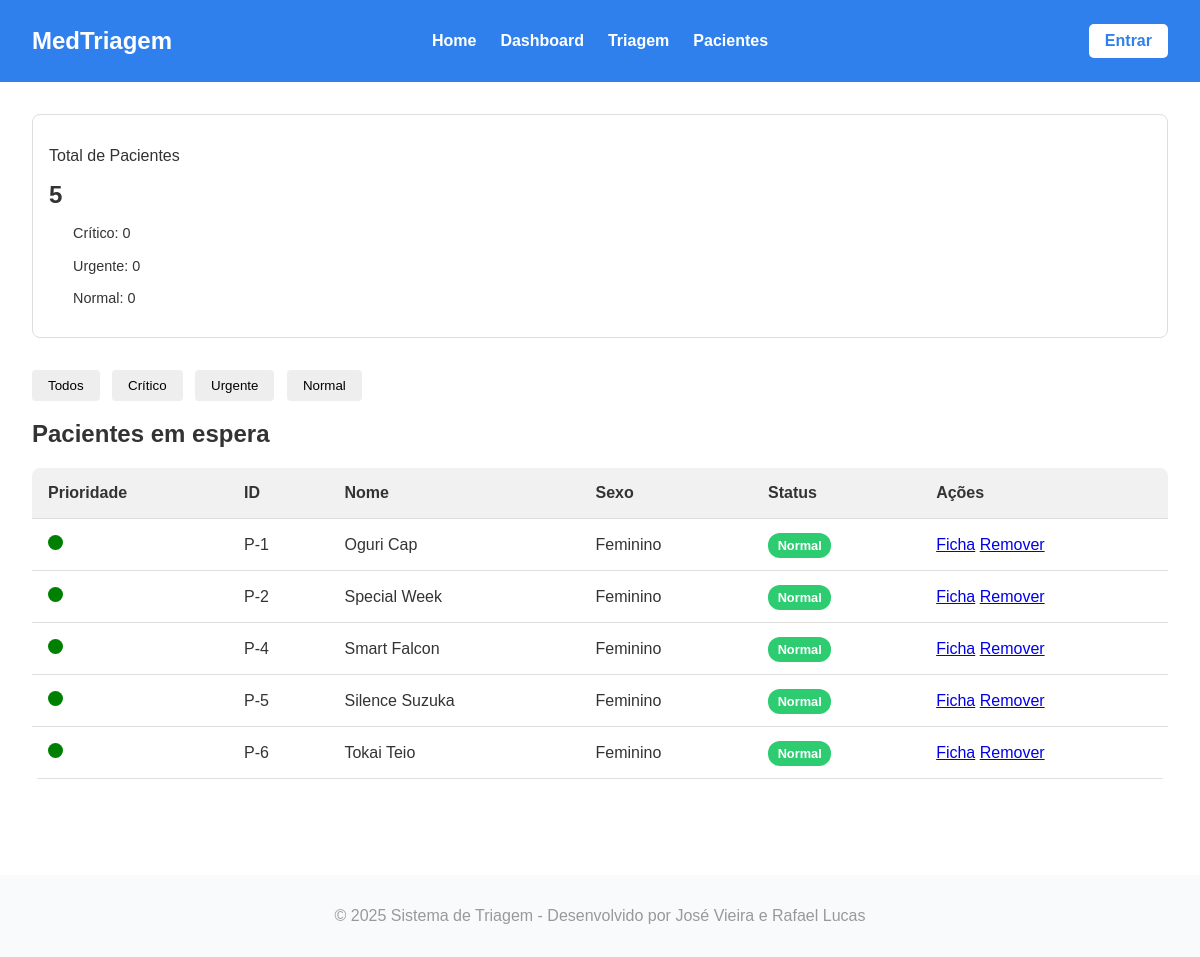
Before: /master/dashboard/ with the older database file.
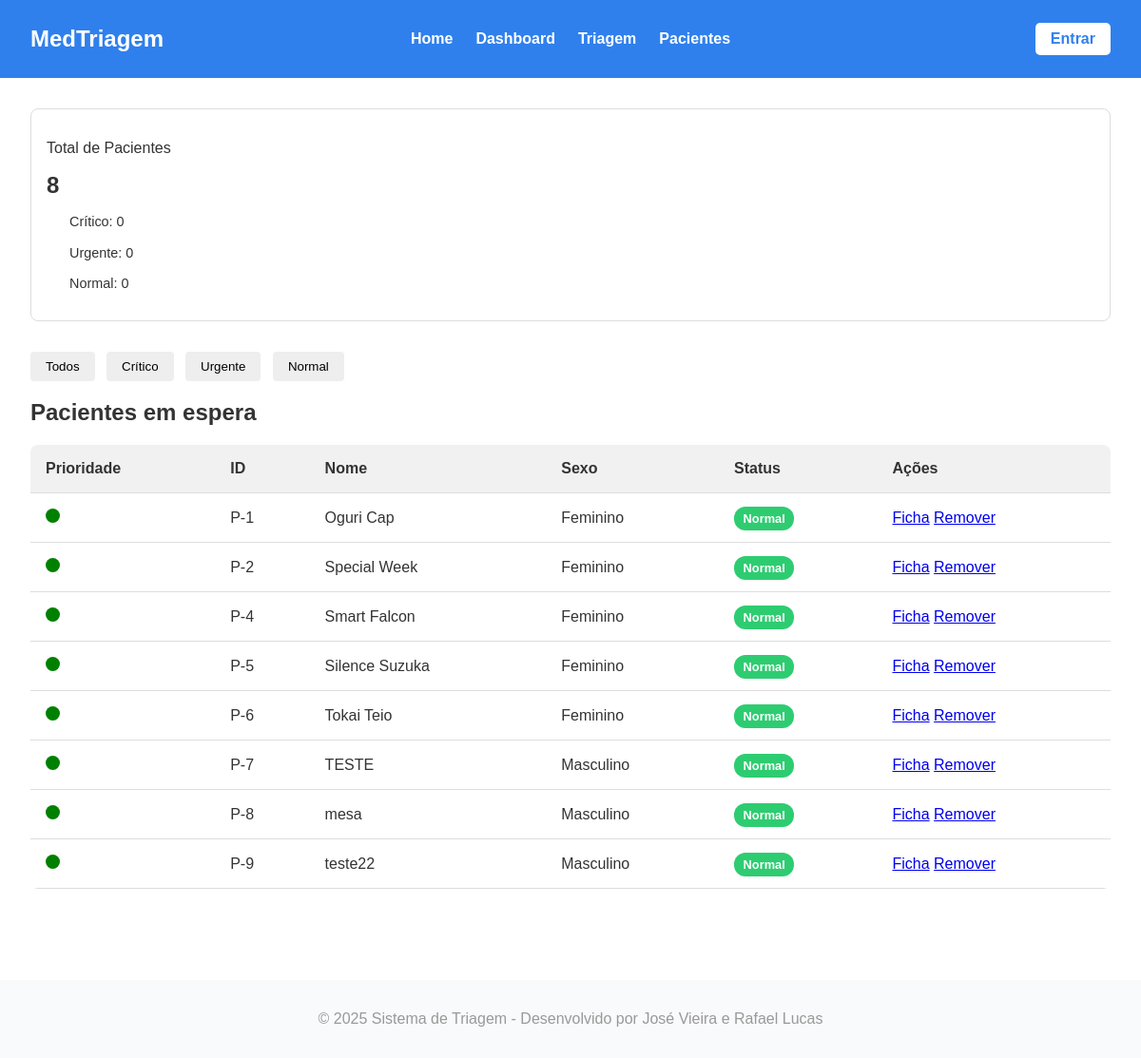
After: the same page with the newer database file.
### triagem/models.py (models this page shows, shortened)
class Paciente(models.Model):
    Sexualidade = [
        ('Masculino', 'Masculino'),
        ('Feminino', 'Feminino'),
    ]
    Convenios = [
        ('SUS', 'SUS'),
        ('Unimed', 'Unimed'),
        ('Hapvida', 'Hapvida'),
        ('Amil', 'Amil'),
        ('Bradesco Saude', 'Bradesco Saude'),
    ]
    Status = [
        ('Aguardando', 'Aguardando'),
        ('Em atendimento', 'Em atendimento'),
        ('Concluido', 'Concluido'),
    ]
    Sintomas = [
        ('Dor_Toracica', 'Dor Torácica / Aperto no Peito'),
        ('Falta_de_Ar', 'Falta de Ar / Dificuldade para Respirar'),
        ('Alteracao_Neurologica_Grave', 'Alteração de Consciência / Convulsão / Confusão'),
        ('Sangramento_Ativo', 'Sangramento Ativo / Vômito ou Fezes com Sangue'),
        ('Febre', 'Febre / Calafrios'),
        ('Dor_de_Cabeca', 'Dor de Cabeça'),
        ('Tontura_MalEstar', 'Tontura / Fraqueza / Mal-estar Geral'),
        ('Sintomas_Respiratorios_Leves', 'Tosse / Espirros / Dor de Garganta'),
        ('Dor_Abdominal', 'Dor Abdominal / Cólica'),
        ('Sintomas_Gastrointestinais', 'Náusea / Vômito / Diarreia'),
        ('Lesao_Trauma', 'Lesão / Trauma / Queda Recente'),
        ('Dor_Locomotora', 'Dor Muscular / Articular / Lombar'),
        ('Reacao_Alergica_Pele', 'Reação Alérgica / Erupção na Pele / Inchaço'),
        ('Queixa_Urinaria', 'Queixa Urinária (Dor ao urinar / Sangue na urina)'),
        ('Outro', 'Outro'),
    ]
    Risco = [
        ('Vermelho', 'Emergência'),
        ('Laranja', 'Muito Urgente'),
        ('Amarelo', 'Urgente'),
        ('Verde', 'Pouco Urgente'),
        ('Azul', 'Não Urgente'),
    ]
    Profissionais = [
        ('Clinica Medica', 'Clinica Medica'),
        ('Ortopedia', 'Ortopedia'),
        ('Pediatria', 'Pediatria'),
        ('Cardiologia', 'Cardiologia'),
        ('Neurologia', 'Neurologia'),
    ]
    nome = models.CharField(max_length=100)
    idade = models.CharField(max_length=3)
    sexo = models.CharField(choices=Sexualidade, max_length=50)
    cpf = models.CharField(max_length=11)
    convenio = models.CharField(choices=Convenios, max_length=50)
    hora_chegada = models.TimeField(blank=True, null=True)
    temperatura = models.FloatField(max_length=3)
    pressaoArterial = models.CharField(max_length=3)
    pulso = models.CharField(max_length=3)
    frequenciaRespiratoria = models.CharField(max_length=3)
    saturacao = models.CharField(max_length=3)
    glicemia = models.CharField(max_length=3)
    dor = models.IntegerField(validators=[MinValueValidator(0), MaxValueValidator(10)])
    queixa = models.CharField(max_length=1000)
    inicio_sintomas = models.DateField(blank=True, null=True)
    sintomas_associados = models.CharField(choices=Sintomas, max_length=50)
    observacoes = models.CharField(blank=True, null=True, max_length=1000)
    classificacao = models.CharField(choices=Risco, max_length=50,blank=True, null=True)
    justificativa = models.CharField(max_length=200,blank=True, null=True)
    encaminhamento = models.CharField(choices=Profissionais, max_length=50,blank=True, null=True)
    status = models.CharField(max_length=20, choices=Status, default='Aguardando',blank=True, null=True)

### triagem/views.py (the view)
# urls.py: path('dashboard/', dashboard_view, name='dashboard'),
def dashboard_view(request):
    pacientes = Paciente.objects.all()
    status_contagem = Counter(p.status for p in pacientes)
    return render(request, 'site/dashboard.html', {
        'pacientes': pacientes,
        'status_contagem': status_contagem
    })

### triagem/templates/site/dashboard.html (shortened to what this page needs)
{% load static %}
<!DOCTYPE html>
<html lang="pt-br">
<head>
    <link rel="stylesheet" href="{% static 'front/css/base.css' %}?v=2">
    <link rel="stylesheet" href="{% static 'front/css/dashboard.css' %}?v=2">
</head>
<body>
    <header>
        <h1><a href="{% url 'hosp:index' %}">MedTriagem</a></h1>
        <nav class="menu-links">
            <a href="{% url 'hosp:index' %}" ><p>Home</p></a>
            <a href="{% url 'hosp:dashboard' %}" ><p>Dashboard</p></a>
            <a href="{% url 'hosp:criar' %}" ><p>Triagem</p></a>
            <a href="{% url 'hosp:listar' %}" ><p>Pacientes</p></a>
        </nav>
         <div class="entrar">
            <a href="{% url 'hosp:listar' %}" class="btn-entrar">Entrar</a>
        </div>
    </header>
    <main class="dashboard-container">
        <section class="cards">
            <div class="card">
                <p>Total de Pacientes</p>
                <h2>{{ pacientes|length }}</h2></h2>
                <div class="prioridades">
                    <p><span class="dot red"></span> Crítico: {{ status_contagem.Crítico|default:0 }}</p>
                    <p><span class="dot yellow"></span> Urgente: {{ status_contagem.Urgente|default:0 }}</p>
                    <p><span class="dot green"></span> Normal: {{ status_contagem.Normal|default:0 }}</p>
                </div>
            </div>
        </section>
        <div class="filtros">
            <button class="filtro-btn ativo">Todos</button>
            <button class="filtro-btn">Crítico</button>
            <button class="filtro-btn">Urgente</button>
            <button class="filtro-btn">Normal</button>
        </div>
        <section class="table-section">
            <h2>Pacientes em espera</h2>
            <table>
                <thead>
                    <tr>
                        <th>Prioridade</th>
                        <th>ID</th>
                        <th>Nome</th>
                        <th>Sexo</th>
                        <th>Status</th>
                        <th>Ações</th>
                    </tr>
                </thead>
                <tbody>
                    {% for paciente in pacientes %}
                    <tr>
                        <td>
                            {% if paciente.prioridade|lower == "critico" %}
                                <span class="dot critico"></span>
                            {% elif paciente.prioridade|lower == "urgente" %}
                                <span class="dot urgente"></span>
                            {% else %}
                                <span class="dot normal"></span>
                            {% endif %}
                        </td>
                        <td>P-{{ paciente.id }}</td>
                        <td>{{ paciente.nome }}</td>
                        <td>{{ paciente.sexo }}</td>
                        <td>
                           {% if paciente.prioridade|lower == "critico" %}
                                <span class="status-tag critico">Crítico</span>
                            {% elif paciente.prioridade|lower == "urgente" %}
                                <span class="status-tag urgente">Urgente</span>
                            {% else %}
                                <span class="status-tag normal">Normal</span>
                            {% endif %}
                        </td>
                        <td>
                            <a href="{% url 'hosp:mostrar' paciente.id %}">Ficha</a>
                            <a href="{% url 'hosp:deletar' paciente.id %}" onclick="return confirm('Tem certeza disso?')">Remover</a>
                        </td>
                    </tr>
                    {% endfor %}
                </tbody>
            </table>
        </section>
    </main>
    <footer>
        <p>© 2025 Sistema de Triagem - Desenvolvido por José Vieira e Rafael Lucas</p>
    </footer>
</body>
</html>

Changed rows visible on the page:
added Paciente: id "7", nome "TESTE", sexo "Masculino"
added Paciente: id "8", nome "mesa", sexo "Masculino"
added Paciente: id "9", nome "teste22", sexo "Masculino"
Other visible differences:
{{ pacientes|length }}: "5" → "8"
